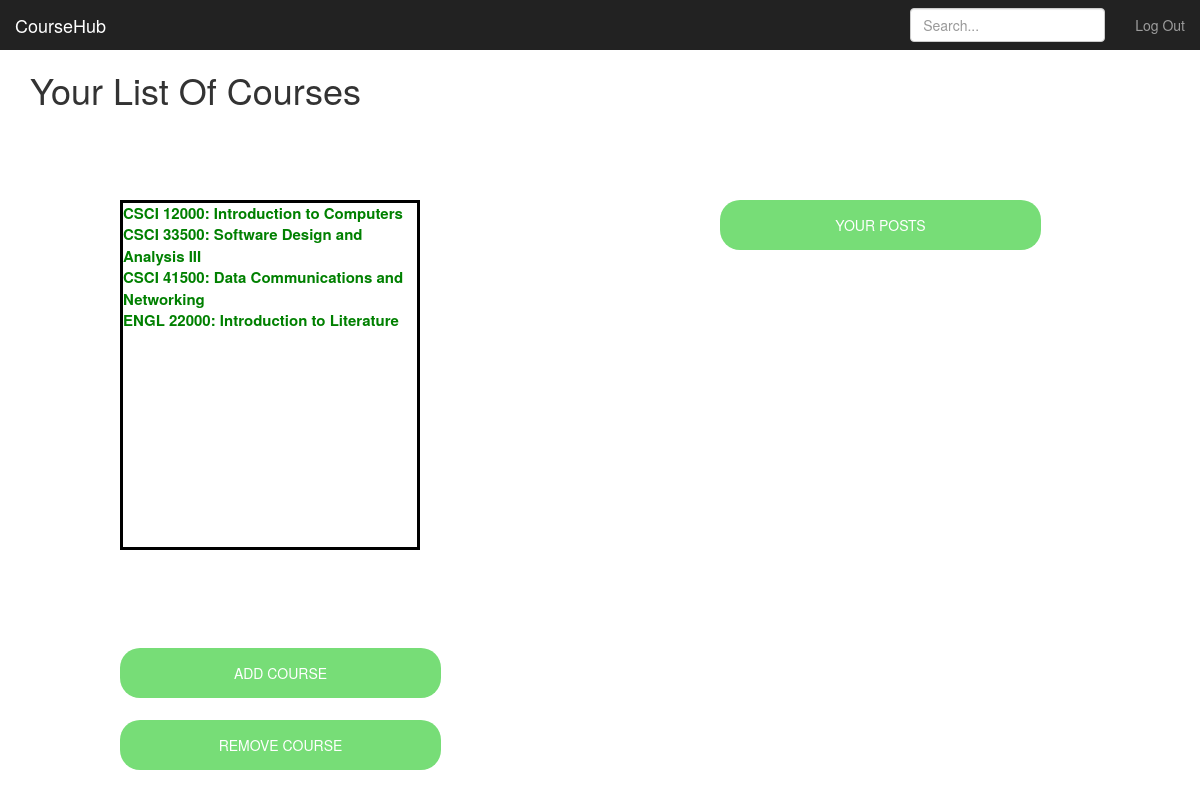
Page /userpage (signed in) on the committed database.
### coursehubapp.py (models this page shows, shortened)
class Course(db.Model):
    __tablename__ = 'course'
    id = db.Column(db.Integer, primary_key=True)
    course_name = db.Column(db.String(100), nullable=False)
    subject_id = db.Column(db.Integer, db.ForeignKey('subject.id'), nullable=False)
    post = db.relationship('Post', backref='course', lazy='dynamic')

### coursehubapp.py (the view)
@app.route('/userpage')
@login_required
def userspage():
    user = User.query.filter_by(username=session['username']).first()
    context = {
        'course': Course.query.filter(Course.students.any(id=user.id)).all(),
        'user': user
    }
    return render_template('userspage.html', **context)

### coursehubapp.py (called while the page is built)
@login_manager.user_loader
def load_user(user_id):
    return User.query.get(int(user_id))

### templates/userspage.html (shortened to what this page needs)
{% extends "bootstrap/base.html" %}
{% block styles %}
{{super()}}
<link rel="stylesheet" href="{{url_for('.static', filename='userspage.css')}}">
{% endblock %}
{% block content %}
    <nav class="navbar navbar-inverse navbar-fixed-top">
      <div class="container-fluid">
        <div class="navbar-header">
          <a class="navbar-brand" href="#">CourseHub</a>
        </div>
        <div id="navbar" class="navbar-collapse collapse">
          <ul class="nav navbar-nav navbar-right">
            <li><a href="{{ url_for('logout') }}">Log Out</a></li>
          </ul>
          <form class="navbar-form navbar-right">
            <input type="text" class="form-control" placeholder="Search...">
          </form>
        </div>
      </div>
    </nav>
    <div class="userscourses">
      <div class="container">
        <div class="starter-template">
          <h1>Your List Of Courses</h1>
        </div>
      </div>
      <div class = "courseSB">
         {% for courses in course %}
              <a name="usercourse" style="color:green; font-weight:bold; font-size:15px;" href="{{ url_for('course', course_id=courses.id)}}">{{ courses.course_name }}</a><br>
            {% endfor %}
      </div>
        <a  href="{{ url_for('coursesearch') }}">
          <input name="add" type="submit" value="Add Course"></input>
        </a>
        <a  href="{{ url_for('removecourse') }}">
          <input name="remove" type="submit" value="Remove Course"></input>
        </a>
        <a href="{{url_for('usercenter',username = user.username, tag='post')}}">
          <input name="usercenter" type="submit" value="Your Posts"></input>
        </a>
      </div>
{% endblock %}

### static/userspage.css (style rules this page uses)
body { padding-top: 50px; }
.navbar-fixed-top { border: 0; }
div.courseSB { width: 300px; height: 350px; overflow: auto; position:absolute; top: 25%; left: 10%; border-style: solid; border-color: black; }
input[name="add"] { -webkit-appearance: none; text-transform: uppercase; outline: 0; background: #77dd77; width: 26.75%; border: 0; padding: 15px; color: #FFFFFF; font-size: 14px; cursor: pointer; border-radius: 20px; position:absolute; top: 81%; left: 10%; }
input[name="remove"] { -webkit-appearance: none; text-transform: uppercase; outline: 0; background: #77dd77; width: 26.75%; border: 0; padding: 15px; color: #FFFFFF; font-size: 14px; cursor: pointer; border-radius: 20px; position:absolute; top: 90%; left: 10%; }
input[name="usercenter"] { -webkit-appearance: none; text-transform: uppercase; outline: 0; background: #77dd77; width: 26.75%; border: 0; padding: 15px; color: #FFFFFF; font-size: 14px; cursor: pointer; border-radius: 20px; position:absolute; top: 25%; left: 60%; }

### rows in the picture
Course: course_name "CSCI 12000: Introduction to Computers"
Course: course_name "CSCI 33500: Software Design and Analysis III"
Course: course_name "CSCI 41500: Data Communications and Networking"
Course: course_name "ENGL 22000: Introduction to Literature"
